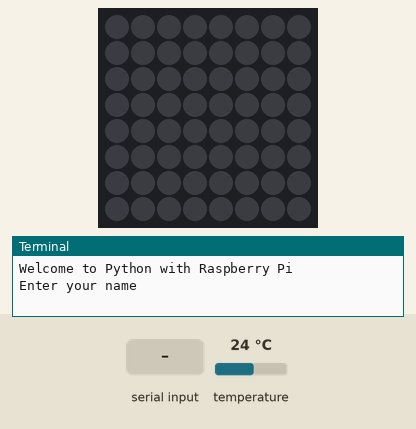
A program run on a simulated Raspberry Pi (BCM pin numbers) with a Sense HAT. On the bench: the Sense HAT's 8×8 RGB LED matrix, the last lines printed to the terminal. The test bench sets the inputs (shaded band); at power-on: temperature 24 °C. The 64×8 strip is a reading aid, not a part: it shows the text the matrix is scrolling, unrolled, one strip-width of it at a time. At 17.2 s the program stops and its outputs stay as they are.

Above: at 1.2 s.
1.3 s: "5" typed at the terminal, then Enter
2.8 s: "90" typed at the terminal, then Enter
At 2.87 s:
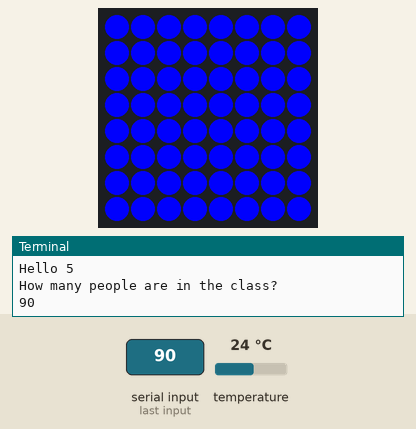
At 3.27 s:
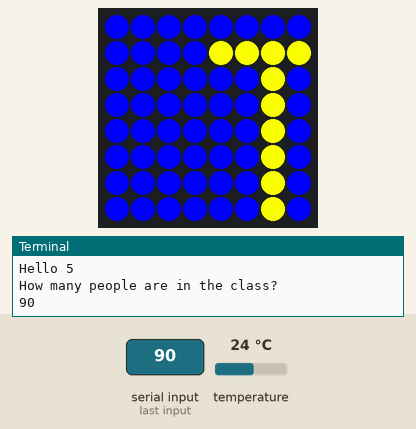

The program:

display_message__3_.py
```python
#display_message.py
from sense_hat import SenseHat

def main():     #create a function
    print("Welcome to Python with Raspberry Pi")
    name = input("Enter your name ")
    print("Hello " + name)
    count = int(input("How many people are in the class? "))
    sense = SenseHat()
    temperature = sense.get_temperature()
    fahr = 9/5 * temperature + 32
    msg = "The temperature is " + format(fahr,"5.2f")
    sense.show_message(msg,scroll_speed=0.1,back_colour=[0,0,255],text_colour=[255,255,0])
    sense.clear()
    print("Your name is\"" + format(name,"20s") + "\"")
    print("There are\"" + format(count,"10d") + "\" students in the class")
main()          #call the main function
```

Measured:
- after the input at 2.8 s, the LEDs: change at once (image 1)
